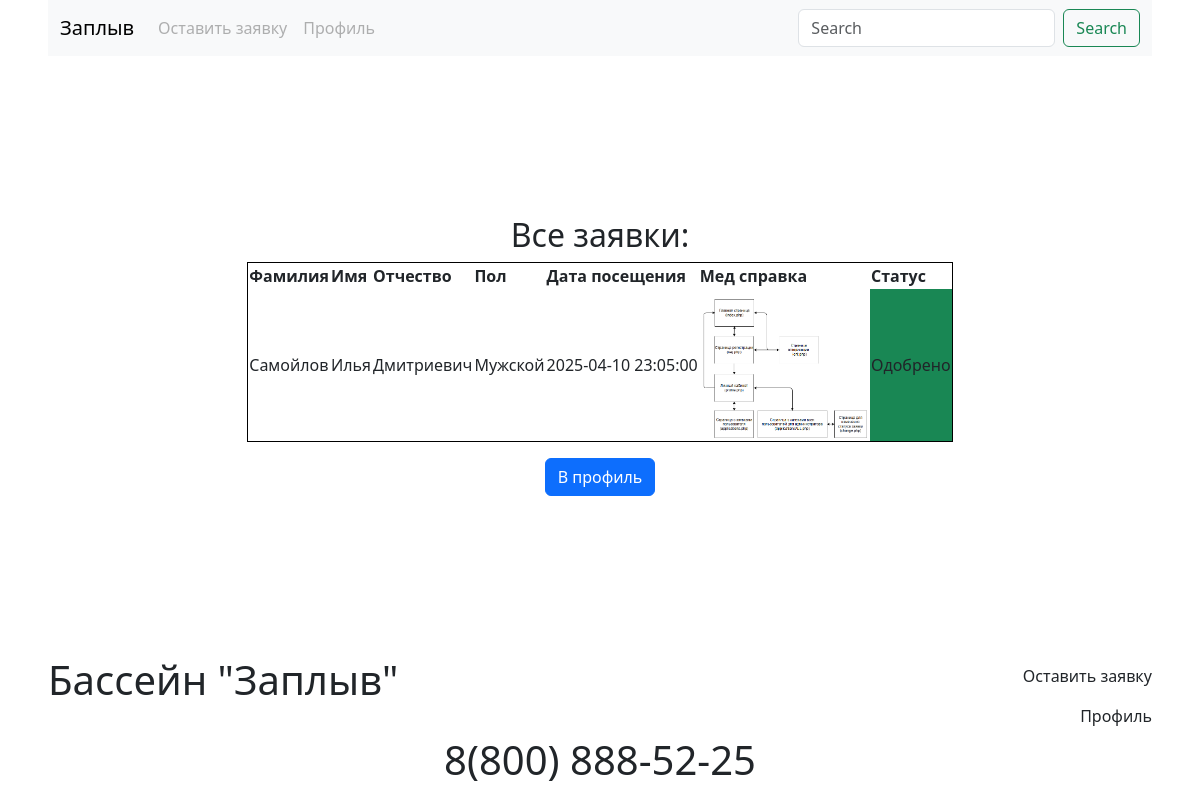
The app's page /applications.php (signed in) with its own data.
### tables this page shows
CREATE TABLE `applications` (
  `id` int NOT NULL,
  `user_id` int NOT NULL,
  `gender` enum('Мужской','Женский') NOT NULL,
  `date` datetime NOT NULL,
  `med_img` varchar(255) NOT NULL,
  `status_id` int NOT NULL
);

CREATE TABLE `users` (
  `id` int NOT NULL,
  `surname` varchar(100) NOT NULL,
  `name` varchar(100) NOT NULL,
  `patronymic` varchar(100) NOT NULL,
  `bdate` date NOT NULL,
  `phone` varchar(100) NOT NULL,
  `email` varchar(100) NOT NULL,
  `password` varchar(255) NOT NULL,
  `role` enum('user','admin') NOT NULL
);

CREATE TABLE `statuses` (
  `id` int NOT NULL,
  `name` varchar(50) NOT NULL
);

### applications.php (the view, shortened to what this page needs)
<!DOCTYPE html>
<html lang="en">
<head>
    <link href="https://cdn.jsdelivr.net/npm/bootstrap@5.3.5/dist/css/bootstrap.min.css" rel="stylesheet">
</head>
<body class="mx-5">
<nav class="navbar navbar-expand-lg bg-body-tertiary">
  <div class="container-fluid">
    <a class="navbar-brand" href="#">Заплыв</a>
    <div class="collapse navbar-collapse" id="navbarSupportedContent">
      <ul class="navbar-nav me-auto mb-2 mb-lg-0">
        <li class="nav-item">
          <a class="nav-link disabled" aria-disabled="true">Оставить заявку</a>
        </li>
        <li class="nav-item">
          <a class="nav-link disabled" aria-disabled="true">Профиль</a>
        </li>
      </ul>
      <form class="d-flex" role="search">
        <input class="form-control me-2" type="search" placeholder="Search" aria-label="Search">
        <button class="btn btn-outline-success" type="submit">Search</button>
      </form>
    </div>
  </div>
</nav>
<div class="d-flex flex-column align-items-center justify-content-center" style="min-height:75vh">
    <div class="w-100 text-center h2">Все заявки:</div>
    <div class="d-flex flex-column align-items-center justify-content-center">
        <div>
            <?php
                include('conn.php');
                $sql="SELECT `users`.`surname`, `users`.`name`, `users`.`patronymic`,
                `statuses`.`name` AS `sname`,
                `applications`.`date`, `applications`.`gender`, `applications`.`med_img` FROM `applications`
                INNER JOIN `users` ON `users`.`id` = `applications`.`user_id`
                INNER JOIN `statuses` ON `statuses`.`id` = `applications`.`status_id`
                WHERE `user_id`={$_SESSION['id']}";
                $result=$mysqli->query($sql);
                Echo <<< HERE
                    <table style="border:1px solid black">
                    <tr>
                        <th>Фамилия</th>
                        <th>Имя</th>
                        <th>Отчество</th>
                        <th>Пол</th>
                        <th>Дата посещения</th>
                        <th>Мед справка</th>
                        <th>Статус</th>
                    </tr>
                HERE;
                while($row=$result->fetch_assoc()){
                    Echo <<< HERE
                    <tr>
                        <td>{$row['surname']}</td>
                        <td>{$row['name']}</td>
                        <td>{$row['patronymic']}</td>
                        <td>{$row['gender']}</td>
                        <td>{$row['date']}</td>
                        <td><img src='assets/{$row['med_img']}' height="150px"></td>
                HERE;
                    if ($row['sname'] == "В работе"){
                        ECHO <<< HERE
                            <td class="bg-warning">
                                {$row['sname']}
                            </td>
                        HERE;
                    }
                    else if ($row['sname'] == "Одобрено"){
                        ECHO <<< HERE
                            <td class="bg-success">
                                {$row['sname']}
                            </td>
                        HERE;
                    }
            }
                Echo <<< HERE
                    </table>
                HERE;
            ?>
        </div>
    </div>
    <button class="btn btn-primary mt-3" onclick="document.location='profile.php'">В профиль</button>
</div>
    <footer>
    <div class="d-flex">
        <div class="w-50 text-start h1">
            Бассейн "Заплыв"
        </div>
        <div class="w-50 text-end">
            <div class="">
            <ul class="navbar-nav me-auto mb-2 mb-lg-0">
                <li class="nav-item">
                <a class="nav-link disabled" aria-disabled="true">Оставить заявку</a>
                </li>
                <li class="nav-item">
                <a class="nav-link disabled" aria-disabled="true">Профиль</a>
                </li>
            </ul>
            </div>
        </div>
    </div>
    <div class="display-6 text-center">8(800) 888-52-25</div>
    </footer>
</body>
</html>

### records on screen
applications: user.surname "Самойлов", user.name "Илья", user.patronymic "Дмитриевич", gender "Мужской", date "2025-04-10 23:05:00", med_img (picture), status.name "Одобрено"
